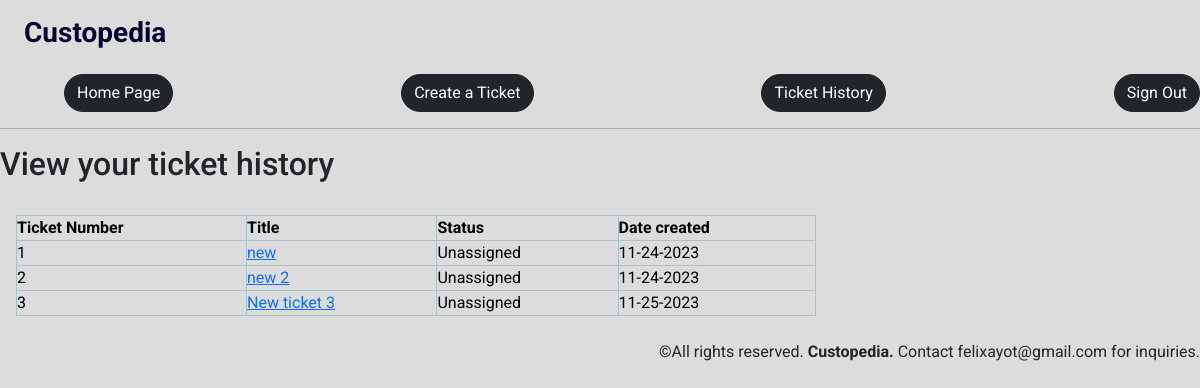
Page /ticket_history (signed in) on the earlier database version.
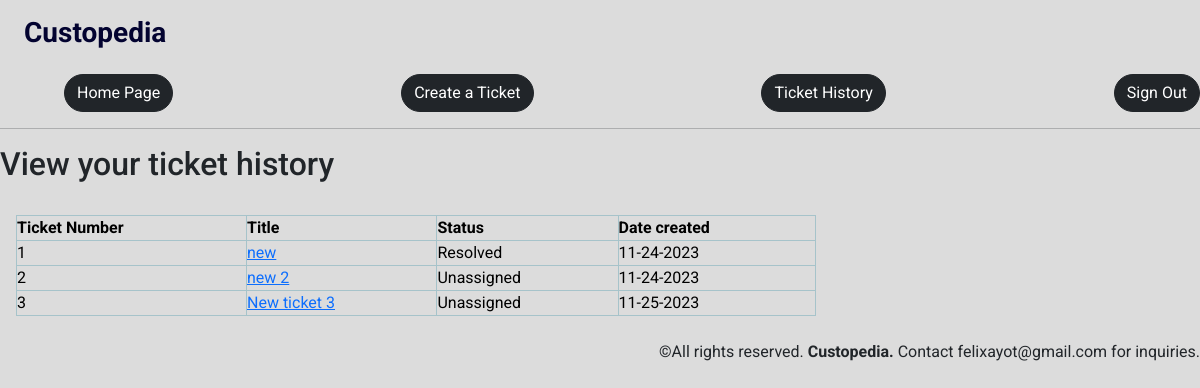
Same page on the later database version.
### app/models/tickets.py (models this page shows, shortened)
class Ticket(db.Model):
    id = db.Column(db.Integer, primary_key=True)
    title = db.Column(db.String(45), index=True, nullable=False)
    incident_type = db.Column(db.String(45), index=True, nullable=False)
    product = db.Column(db.String(45), index=True, nullable=False)
    product_category = db.Column(db.String(45), index=True, nullable=False)
    description = db.Column(db.Text, index=True, nullable=False)
    user_id = db.Column(db.Integer, db.ForeignKey("user.id"), nullable=False)
    file_attachments = db.Column(db.String(45))
    created_at = db.Column(db.DateTime(timezone=True),
                           default=datetime.now)
    status = db.Column(db.String(30), index=True, default="Unassigned",
                             nullable=False)
    updated_ticket = db.relationship("UpdatedTicket", backref="original", lazy=True)

### app/tickets/routes.py (the view)
@tickets.route("/ticket_history", strict_slashes=False)
@login_required
def ticket_history():
        tickets = Ticket.query.all()
        return render_template("ticket_history.html",
                               title="Ticket History", tickets=tickets)

### app/models/users.py (called while the page is built)
    @login_manager.user_loader
    def load_user(id):
        return User.query.get(int(id))

### app/templates/ticket_history.html
{% extends 'base.html' %} {% block content %}
<h2>View your ticket history</h2>
<table class="table-info table-bordered" style="width: 50em; margin-left: 1em; margin-top: 2em;">
  <thead>
    <tr>
      <th class="table-info">Ticket Number</th>
      <th class="table-info">Title</th>
      <th class="table-info">Status</th>
      <th class="table-info">Date created</th>
    </tr>
  </thead>
  <tbody>
    {% for t in current_user.tickets %}
    <tr>
      <td class="table-info">{{ t.id }}</td>
      <td class="table-info"><a href="{{ url_for('tickets.view_ticket', ticket_id=t.id) }}">{{ t.title }}</a></td>
      <td class="table-info">{{ t.status }}</td>
      {% if t.created_at %}
      <td>{{ t.created_at.strftime('%m-%d-%Y') }}</td>
      {% else %}
      <td>{{ t.updated_at.strftime('%m-%d-%Y') }}</td>
      {% endif %} {% endfor %}
    </tr>
  </tbody>
</table>
<br>
{% endblock %}

Differences in the rows shown:
changed Ticket "new": status "Unassigned" → "Resolved"
